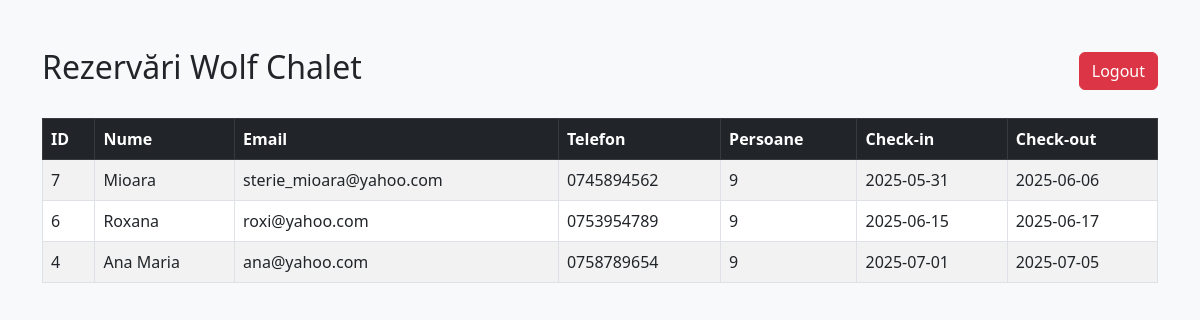
The app's page /admin/dashboard.php (signed in) with its own data.
### tables this page shows
CREATE TABLE `rezervari` (
  `id` int(11) NOT NULL,
  `nume` varchar(100) NOT NULL,
  `email` varchar(100) NOT NULL,
  `telefon` varchar(20) NOT NULL,
  `persoane` int(11) NOT NULL,
  `checkin` date NOT NULL,
  `checkout` date NOT NULL
);

### admin/dashboard.php (the view, shortened to what this page needs)
<?php
$conn = new mysqli("localhost", "root", "", "wolf_chalet");
$sql = "SELECT * FROM rezervari ORDER BY checkin ASC";
$result = $conn->query($sql);
?>
<!DOCTYPE html>
<html lang="ro">
<head>
    <link href="https://cdn.jsdelivr.net/npm/bootstrap@5.3.0/dist/css/bootstrap.min.css" rel="stylesheet">
</head>
<body class="bg-light">
<div class="container py-5">
    <div class="d-flex justify-content-between align-items-center mb-4">
        <h2>Rezervări Wolf Chalet</h2>
        <a href="logout.php" class="btn btn-danger">Logout</a>
    </div>
    <?php if ($result->num_rows > 0): ?>
        <div class="table-responsive">
            <table class="table table-bordered table-striped">
                <thead class="table-dark">
                    <tr>
                        <th>ID</th>
                        <th>Nume</th>
                        <th>Email</th>
                        <th>Telefon</th>
                        <th>Persoane</th>
                        <th>Check-in</th>
                        <th>Check-out</th>
                    </tr>
                </thead>
                <tbody>
                    <?php while($row = $result->fetch_assoc()): ?>
                        <tr>
                            <td><?= $row["id"] ?></td>
                            <td><?= htmlspecialchars($row["nume"]) ?></td>
                            <td><?= htmlspecialchars($row["email"]) ?></td>
                            <td><?= htmlspecialchars($row["telefon"]) ?></td>
                            <td><?= $row["persoane"] ?></td>
                            <td><?= $row["checkin"] ?></td>
                            <td><?= $row["checkout"] ?></td>
                        </tr>
                    <?php endwhile; ?>
                </tbody>
            </table>
        </div>
    <?php else: ?>
        <div class="alert alert-info">Momentan nu există rezervări.</div>
    <?php endif; ?>
</div>
</body>
</html>

### records on screen
rezervari: id "7", nume "Mioara", email "sterie_mioara@yahoo.com", telefon "0745894562", persoane "9", checkin "2025-05-31", checkout "2025-06-06"
rezervari: id "6", nume "Roxana", email "roxi@yahoo.com", telefon "0753954789", persoane "9", checkin "2025-06-15", checkout "2025-06-17"
rezervari: id "4", nume "Ana Maria", email "ana@yahoo.com", telefon "0758789654", persoane "9", checkin "2025-07-01", checkout "2025-07-05"
